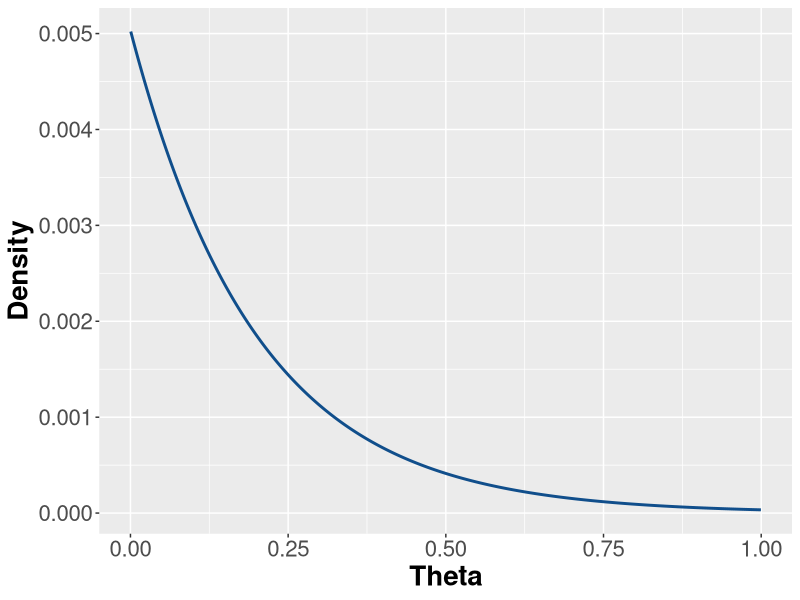
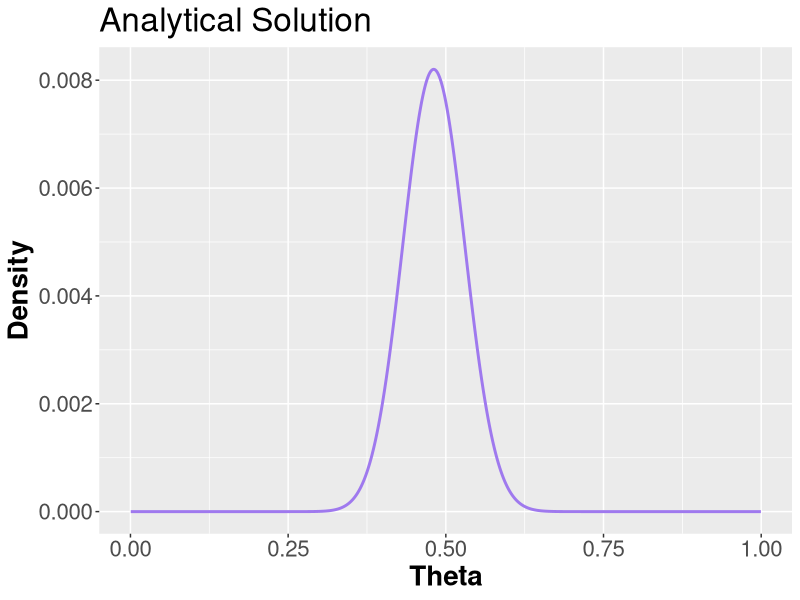
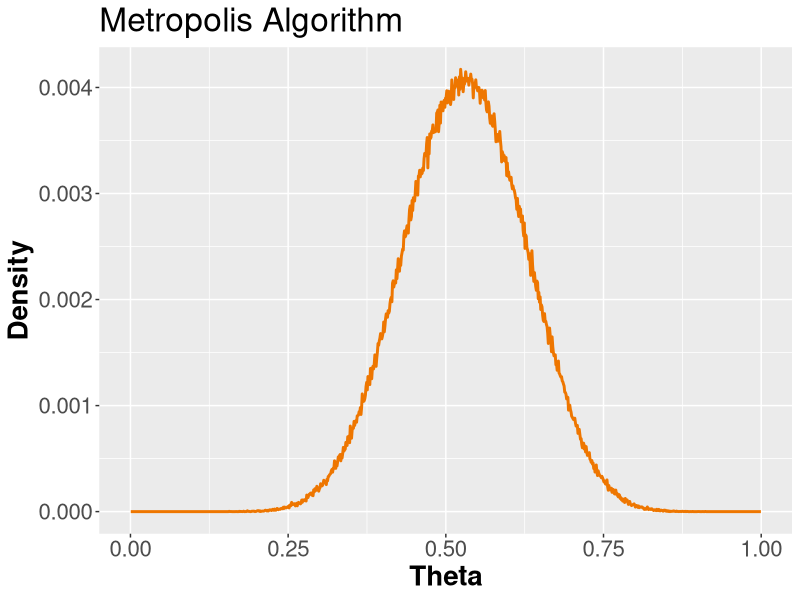
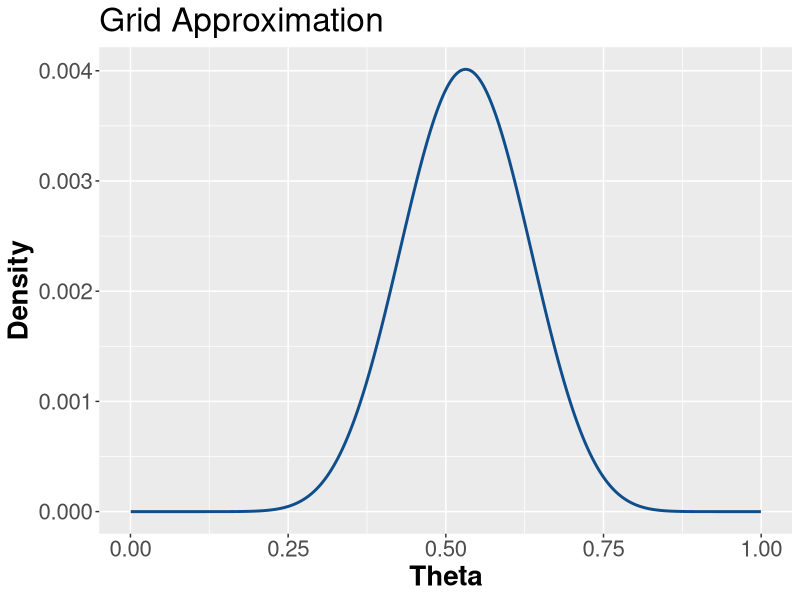
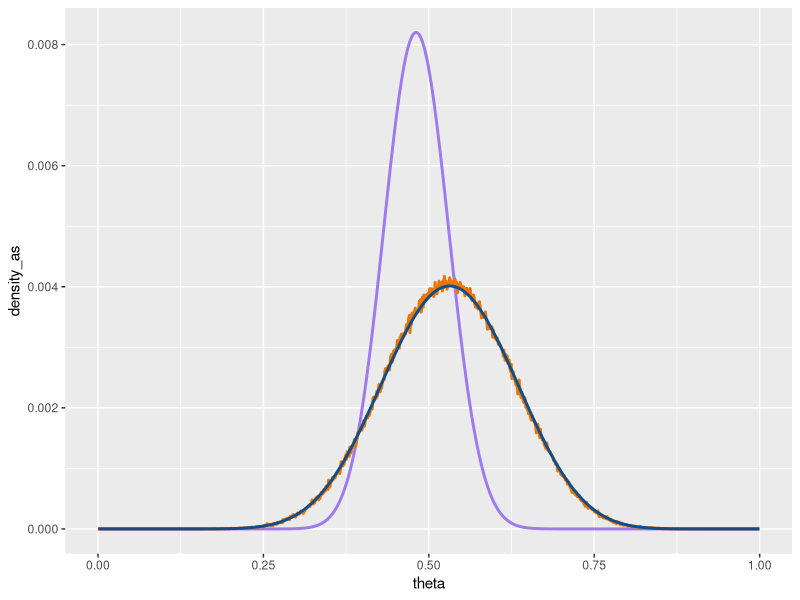
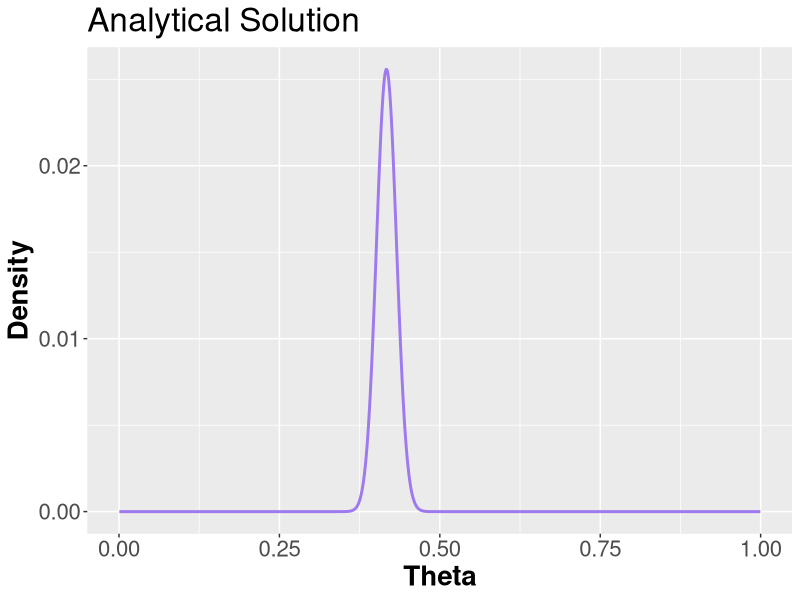
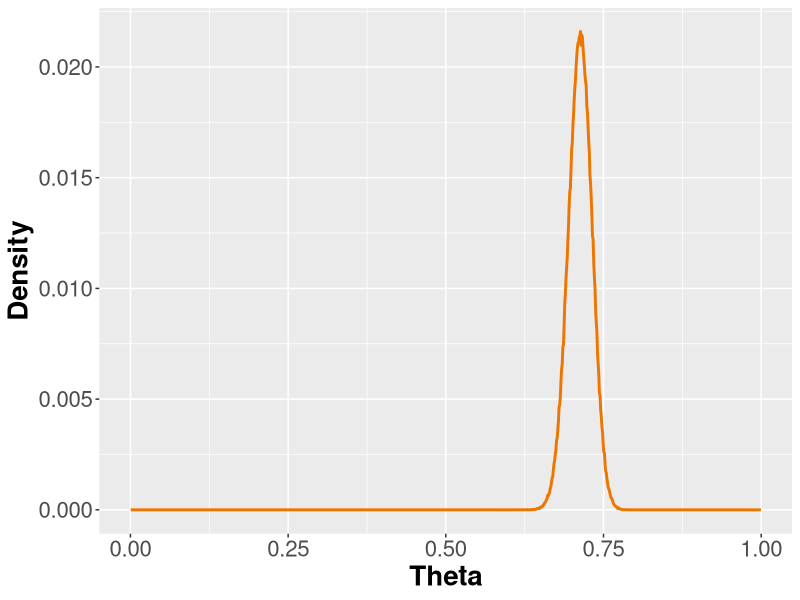
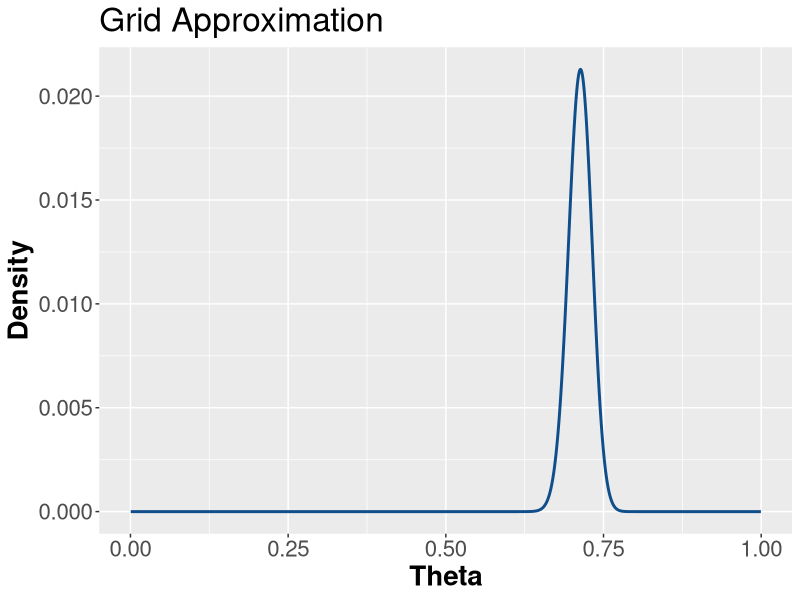

Write R code to recreate these figures, in order.
## ---- chunk 1

library(ggplot2)

theta <- seq(0.0005, 1, by=0.001)
p_theta <- dexp(theta, rate=5) / 0.9932621
density <- p_theta / sum(p_theta)

#----plot----
prior_df <- data.frame(theta, density)
ggplot(prior_df, aes(x=theta, y=density)) + geom_line(color='dodgerblue4', size=1) + xlab("Theta")+ ylab("Density") + theme(text=element_text(size=20), axis.title.x=element_text(face="bold"), axis.title.y=element_text(face="bold"))

## ---- chunk 2
#posterior for old prior beta 40, 40
p_theta_as <- dbeta(theta, 51, 55)
density_as <- p_theta_as/sum(p_theta_as)
analytical_df <- data.frame(theta, density_as) 

#----plot----
ggplot(analytical_df, aes(x=theta, y=density_as))+ geom_line(color='mediumpurple2', size=1) + ggtitle("Analytical Solution") + xlab("Theta") + ylab("Density") + theme(text=element_text(size=20), axis.title.x=element_text(face="bold"), axis.title.y=element_text(face="bold"))
## ---- chunk 3
#prior of 9 heads and 9 tails
theta_old <- 0.5
posterior_dist_ma <- vector(length=1000000)

for (i in 1: 1000000) {
  
  p_old <- (dexp(theta_old, rate=5) / 0.9932621) * dbinom(14, 24, theta_old)
  theta_new <- theta_old + rnorm(1, 0, sd=0.02)
  
  if ( theta_new > 1)
    piNew = 1;
  
  if ( theta_new < 0 )
    piNew = 0;
  
  p_new <- (dexp(theta_new, rate=5) / 0.9932621) * dbinom(14, 24, theta_new)
  ratio <- p_new / p_old
  
  if (ratio > 1 || ratio >= runif(1) )
    theta_old = theta_new;
  
  posterior_dist_ma[i] = theta_old
  
}
#----plot----
hist <- hist(posterior_dist_ma, breaks=seq(0, 1, by=0.001), plot=FALSE)
met_alg_df <- data.frame(hist$mids, hist$counts)
ggplot(met_alg_df, aes(hist.mids, hist.counts/sum(hist.counts))) + geom_line(color='darkorange2', size=1) + ggtitle("Metropolis Algorithm") + xlab("Theta") + ylab("Density") + theme(text=element_text(size=20), axis.title.x=element_text(face="bold"), axis.title.y=element_text(face="bold"))


## ---- chunk 4

num_breaks <- 1000
posterior_dist_ga <- vector(length=num_breaks)
x_vals <- theta

i <- 1
sum <- 0

for ( x in x_vals) {
  
  posterior_dist_ga[i] <- dexp(x, rate =5) / 0.9932621 * dbinom(14, 24, x)
  sum <- sum + posterior_dist_ga[i];
  i <- i + 1;
  
}

grid_approx_df <- data.frame(x_vals, posterior_dist_ga)
ggplot(grid_approx_df, aes(x_vals, posterior_dist_ga/sum(posterior_dist_ga))) + geom_line(color='dodgerblue4', size=1) + ggtitle("Grid Approximation") + xlab("Theta") + ylab("Density") + theme(text=element_text(size=20), axis.title.x=element_text(face="bold"), axis.title.y=element_text(face="bold"))
## ---- chunk 5

df_all <- data.frame(theta, density, hist$counts/sum(hist$counts), posterior_dist_ga)

ggplot(df_all) + geom_line(aes(x=theta, y=density_as), color='mediumpurple2', size=1) + geom_line(aes(x=theta, y=hist$counts/sum(hist$counts)), color='darkorange2', size=1) + geom_line(aes(x=theta, y=posterior_dist_ga/sum(posterior_dist_ga)), color='dodgerblue4', size=1) 
  

## ---- chunk 6
#posterior for old prior beta 40, 40
p_theta_as <- dbeta(theta, 417, 583)
density_as <- p_theta_as/sum(p_theta_as)
analytical_df <- data.frame(theta, density_as) 

#----plot----
ggplot(analytical_df, aes(x=theta, y=density_as))+ geom_line(color='mediumpurple2', size=1) + ggtitle("Analytical Solution") + xlab("Theta") + ylab("Density") + theme(text=element_text(size=20), axis.title.x=element_text(face="bold"), axis.title.y=element_text(face="bold"))
## ---- chunk 7

theta_old <- 0.5
posterior_dist <- vector(length=1000000)

for (i in 1: 1000000) {
  
  p_old <- (dexp(theta_old, rate=5) / 0.9932621) * dbinom(417, 583, theta_old)
  theta_new <- theta_old + rnorm(1, 0, sd=0.02)
  
  if ( theta_new > 1)
    piNew = 1;
  
  if ( theta_new < 0 )
    piNew = 0;
  
  p_new <- (dexp(theta_new, rate=5) / 0.9932621) * dbinom(417, 583, theta_new)
  ratio <- p_new / p_old
  
  if (ratio > 1 || ratio >= runif(1) )
    theta_old = theta_new;
  
  posterior_dist[i] = theta_old
  
}
#----plot----
hist <- hist(posterior_dist, breaks=seq(0, 1, by=0.001), plot=FALSE)
met_alg_df <- data.frame(hist$mids, hist$counts)
ggplot(met_alg_df, aes(hist.mids, hist.counts/sum(hist.counts))) + geom_line(color='darkorange2', size=1) + xlab("Theta") + ylab("Density") + theme(text=element_text(size=20), axis.title.x=element_text(face="bold"), axis.title.y=element_text(face="bold"))
## ---- chunk 8

num_breaks <- 1000
posterior_dist_ga <- vector(length=num_breaks)
x_vals <- theta

i <- 1
sum <- 0

for ( x in x_vals) {
  
  posterior_dist_ga[i] <- dexp(x, rate =5) / 0.9932621 * dbinom(417, 583, x)
  sum <- sum + posterior_dist_ga[i];
  i <- i + 1;
  
}

grid_approx_df <- data.frame(x_vals, posterior_dist_ga)
ggplot(grid_approx_df, aes(x_vals, posterior_dist_ga/sum(posterior_dist_ga))) + geom_line(color='dodgerblue4', size=1) + ggtitle("Grid Approximation") + xlab("Theta") + ylab("Density") + theme(text=element_text(size=20), axis.title.x=element_text(face="bold"), axis.title.y=element_text(face="bold"))
## ---- chunk 9

df_all <- data.frame(theta, density, hist$counts/sum(hist$counts), posterior_dist_ga)

ggplot(df_all) + geom_line(aes(x=theta, y=density_as), color='mediumpurple2', size=1) + geom_line(aes(x=theta, y=hist$counts/sum(hist$counts)), color='darkorange2', size=1) + geom_line(aes(x=theta, y=posterior_dist_ga/sum(posterior_dist_ga)), color='dodgerblue4', size=1) 
  

